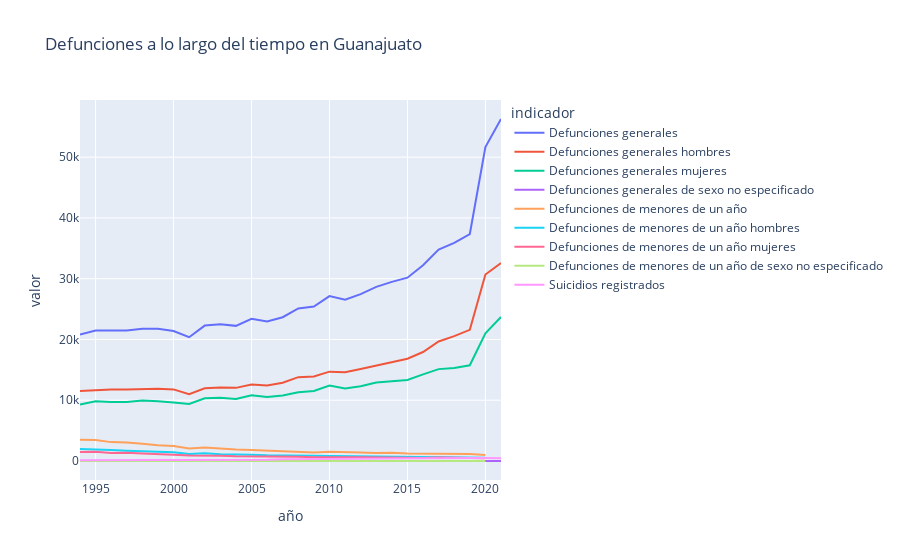

Notebook cell for this chart:
### Markdown cell above
**Defunciones a lo largo del tiempo**

### Code cell
fig = px.line(estado_defunciones,x='año',y='valor',color='indicador',title='Defunciones a lo largo del tiempo en Guanajuato')
fig.show()

### Figure 1 — Plotly figure (JSON) as saved in the notebook; plotly's stock layout.template omitted (floating-point values rounded to 4 significant figures)
{"data": [{"hovertemplate": "indicador=Defunciones generales<br>año=%{x}<br>valor=%{y}<extra></extra>", "legendgroup": "Defunciones generales", "line": {"color": "#636efa", "dash": "solid"}, "marker": {"symbol": "circle"}, "mode": "lines", "name": "Defunciones generales", "orientation": "v", "showlegend": true, "type": "scatter", "x": [1994, 1995, 1996, 1997, 1998, 1999, 2000, 2001, 2002, 2003, 2004, 2005, 2006, 2007, 2008, 2009, 2010, 2011, 2012, 2013, 2014, 2015, 2016, 2017, 2018, 2019, 2020, 2021], "xaxis": "x", "y": [20798, 21482, 21469, 21492, 21759, 21753, 21401, 20375, 22285, 22493, 22237, 23402, 22973, 23664, 25104, 25422, 27132, 26550, 27454, 28657, 29474, 30170, 32202, 34794, 35880, 37347, 51677, 56279], "yaxis": "y"}, {"hovertemplate": "indicador=Defunciones generales hombres<br>año=%{x}<br>valor=%{y}<extra></extra>", "legendgroup": "Defunciones generales hombres", "line": {"color": "#EF553B", "dash": "solid"}, "marker": {"symbol": "circle"}, "mode": "lines", "name": "Defunciones generales hombres", "orientation": "v", "showlegend": true, "type": "scatter", "x": [1994, 1995, 1996, 1997, 1998, 1999, 2000, 2001, 2002, 2003, 2004, 2005, 2006, 2007, 2008, 2009, 2010, 2011, 2012, 2013, 2014, 2015, 2016, 2017, 2018, 2019, 2020, 2021], "xaxis": "x", "y": [11502, 11648, 11768, 11760, 11794, 11900, 11784, 10988, 11958, 12093, 12034, 12578, 12436, 12873, 13793, 13900, 14706, 14624, 15143, 15726, 16326, 16824, 17936, 19674, 20550, 21586, 30678, 32580], "yaxis": "y"}, {"hovertemplate": "indicador=Defunciones generales mujeres<br>año=%{x}<br>valor=%{y}<extra></extra>", "legendgroup": "Defunciones generales mujeres", "line": {"color": "#00cc96", "dash": "solid"}, "marker": {"symbol": "circle"}, "mode": "lines", "name": "Defunciones generales mujeres", "orientation": "v", "showlegend": true, "type": "scatter", "x": [1994, 1995, 1996, 1997, 1998, 1999, 2000, 2001, 2002, 2003, 2004, 2005, 2006, 2007, 2008, 2009, 2010, 2011, 2012, 2013, 2014, 2015, 2016, 2017, 2018, 2019, 2020, 2021], "xaxis": "x", "y": [9281, 9822, 9696, 9725, 9960, 9851, 9613, 9380, 10323, 10396, 10192, 10820, 10528, 10784, 11303, 11519, 12416, 11922, 12299, 12925, 13143, 13342, 14248, 15120, 15322, 15754, 20995, 23697], "yaxis": "y"}, {"hovertemplate": "indicador=Defunciones generales de sexo no especificado<br>año=%{x}<br>valor=%{y}<extra></extra>", "legendgroup": "Defunciones generales de sexo no especificado", "line": {"color": "#ab63fa", "dash": "solid"}, "marker": {"symbol": "circle"}, "mode": "lines", "name": "Defunciones generales de sexo no especificado", "orientation": "v", "showlegend": true, "type": "scatter", "x": [1994, 1995, 1996, 1997, 1998, 1999, 2000, 2001, 2002, 2003, 2004, 2005, 2006, 2007, 2008, 2009, 2010, 2011, 2012, 2013, 2014, 2015, 2016, 2017, 2018, 2019, 2020, 2021], "xaxis": "x", "y": [15, 12, 5, 7, 5, 2, 4, 7, 4, 4, 11, 4, 9, 7, 8, 3, 10, 4, 12, 6, 5, 4, 18, 0, 8, 7, 4, 2], "yaxis": "y"}, {"hovertemplate": "indicador=Defunciones de menores de un año<br>año=%{x}<br>valor=%{y}<extra></extra>", "legendgroup": "Defunciones de menores de un año", "line": {"color": "#FFA15A", "dash": "solid"}, "marker": {"symbol": "circle"}, "mode": "lines", "name": "Defunciones de menores de un año", "orientation": "v", "showlegend": true, "type": "scatter", "x": [1994, 1995, 1996, 1997, 1998, 1999, 2000, 2001, 2002, 2003, 2004, 2005, 2006, 2007, 2008, 2009, 2010, 2011, 2012, 2013, 2014, 2015, 2016, 2017, 2018, 2019, 2020], "xaxis": "x", "y": [3478, 3466, 3107, 3031, 2824, 2577, 2463, 2046, 2208, 1985, 1879, 1806, 1698, 1656, 1585, 1417, 1524, 1404, 1388, 1321, 1372, 1247, 1218, 1255, 1223, 1132, 984], "yaxis": "y"}, {"hovertemplate": "indicador=Defunciones de menores de un año hombres<br>año=%{x}<br>valor=%{y}<extra></extra>", "legendgroup": "Defunciones de menores de un año hombres", "line": {"color": "#19d3f3", "dash": "solid"}, "marker": {"symbol": "circle"}, "mode": "lines", "name": "Defunciones de menores de un año hombres", "orientation": "v", "showlegend": true, "type": "scatter", "x": [1994, 1995, 1996, 1997, 1998, 1999, 2000, 2001, 2002, 2003, 2004, 2005, 2006, 2007, 2008, 2009, 2010, 2011, 2012, 2013, 2014, 2015, 2016, 2017, 2018, 2019, 2020], "xaxis": "x", "y": [1984, 1951, 1796, 1683, 1568, 1493, 1422, 1152, 1276, 1123, 1109, 1031, 936, 913, 890, 800, 858, 778, 778, 756, 787, 706, 724, 688, 634, 641, 548], "yaxis": "y"}, {"hovertemplate": "indicador=Defunciones de menores de un año mujeres<br>año=%{x}<br>valor=%{y}<extra></extra>", "legendgroup": "Defunciones de menores de un año mujeres", "line": {"color": "#FF6692", "dash": "solid"}, "marker": {"symbol": "circle"}, "mode": "lines", "name": "Defunciones de menores de un año mujeres", "orientation": "v", "showlegend": true, "type": "scatter", "x": [1994, 1995, 1996, 1997, 1998, 1999, 2000, 2001, 2002, 2003, 2004, 2005, 2006, 2007, 2008, 2009, 2010, 2011, 2012, 2013, 2014, 2015, 2016, 2017, 2018, 2019, 2020], "xaxis": "x", "y": [1484, 1509, 1308, 1344, 1251, 1082, 1037, 892, 931, 858, 762, 774, 754, 739, 692, 614, 656, 626, 603, 564, 582, 539, 493, 567, 581, 484, 432], "yaxis": "y"}, {"hovertemplate": "indicador=Defunciones de menores de un año de sexo no especificado<br>año=%{x}<br>valor=%{y}<extra></extra>", "legendgroup": "Defunciones de menores de un año de sexo no especificado", "line": {"color": "#B6E880", "dash": "solid"}, "marker": {"symbol": "circle"}, "mode": "lines", "name": "Defunciones de menores de un año de sexo no especificado", "orientation": "v", "showlegend": true, "type": "scatter", "x": [1994, 1995, 1996, 1997, 1998, 1999, 2000, 2001, 2002, 2003, 2004, 2005, 2006, 2007, 2008, 2009, 2010, 2011, 2012, 2013, 2014, 2015, 2016, 2017, 2018, 2019, 2020], "xaxis": "x", "y": [10, 6, 3, 4, 5, 2, 4, 2, 1, 4, 8, 1, 8, 4, 3, 3, 10, 0, 7, 1, 3, 2, 1, 0, 8, 7, 4], "yaxis": "y"}, {"hovertemplate": "indicador=Suicidios registrados<br>año=%{x}<br>valor=%{y}<extra></extra>", "legendgroup": "Suicidios registrados", "line": {"color": "#FF97FF", "dash": "solid"}, "marker": {"symbol": "circle"}, "mode": "lines", "name": "Suicidios registrados", "orientation": "v", "showlegend": true, "type": "scatter", "x": [1994, 1995, 1996, 1997, 1998, 1999, 2000, 2001, 2002, 2003, 2004, 2005, 2006, 2007, 2008, 2009, 2010, 2011, 2012, 2013, 2014, 2015, 2016, 2017, 2018, 2019, 2020, 2021], "xaxis": "x", "y": [119, 105, 119, 167, 161, 153, 180, 168, 203, 187, 173, 220, 187, 270, 298, 276, 283, 358, 338, 351, 422, 466, 459, 494, 504, 493, 501, 449], "yaxis": "y"}], "layout": {"legend": {"title": {"text": "indicador"}, "tracegroupgap": 0}, "title": {"text": "Defunciones a lo largo del tiempo en Guanajuato"}, "xaxis": {"anchor": "y", "domain": [0, 1], "title": {"text": "año"}}, "yaxis": {"anchor": "x", "domain": [0, 1], "title": {"text": "valor"}}}}
